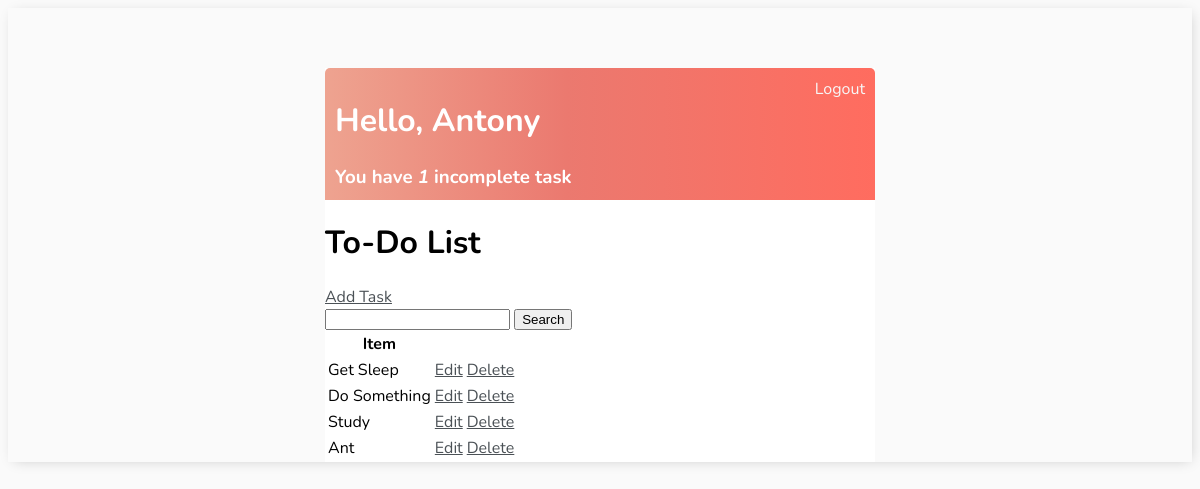
The app's page / (signed in), older data.
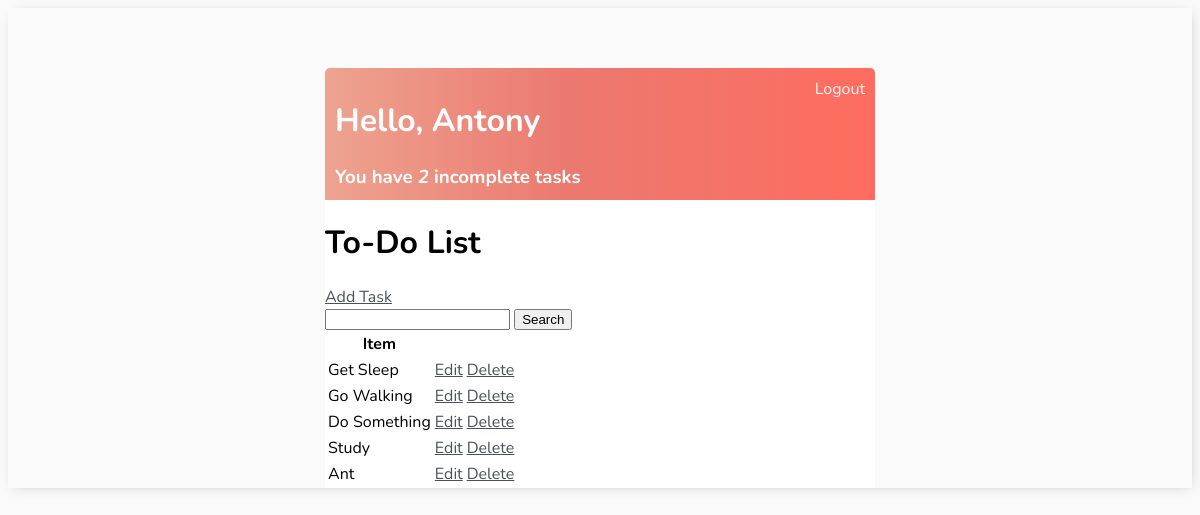
The same page, newer data.
### todo/models.py (models this page shows, shortened)
class Task(models.Model):
    user=models.ForeignKey(User,on_delete=models.CASCADE,null=True,blank=True)
    title=models.CharField(max_length=100)
    description=models.TextField(blank=True,null=True)
    complete=models.BooleanField(default=False)
    created=models.DateTimeField(auto_now_add=True)
    class Meta:
        ordering=['complete']

### todo/views.py (the view)
# urls.py: path('',TaskList.as_view(),name='ToDoList'),
class TaskList(LoginRequiredMixin,ListView):
    model=Task
    context_object_name='task'
    def get_context_data(self, **kwargs):
        context= super().get_context_data( **kwargs)
        context['task']=context['task'].filter(user=self.request.user)   #filters only user's tasks
        context['count']=context['task'].filter(complete=False).count()
        search_input=self.request.GET.get('search-input') or ''
        if search_input:
            context['task']=context['task'].filter(title__startswith=search_input)
        context['search_input']=search_input
        return context

### todo/templates/todo/task_list.html
{% extends 'todo/base.html'%}
{% block content %}
<div class="header-bar">
    <div>
        <h1>Hello, {{request.user|title}}</h1>
        <h3 style="margin: 0;">You have <i>{{count}}</i> incomplete task{{count|pluralize:"s"}}</h3>
    </div>
    {% if request.user.is_authenticated %}
    <a href="{% url 'logout' %}">Logout</a>
    {% else %}
    <a href="">Register</a>
    <a href="{% url 'login' %}">Login</a>
    {% endif %}
</div>
<h1>To-Do List</h1>
<a href="{% url 'create-task' %}">Add Task</a>
<form action="" method="GET">
    <input type="text" name="search-input" value="{{search_input}}">
    <input type="submit" value="Search">
</form>
<table>
    <th>Item</th>
    <th></th>
    <th></th>
    {% for obj in task %}
    <tr>
        <td>{{obj.title}}</td>
        <td><a href="{% url 'update-task' obj.id %}">Edit</a></td>
        <td><a href="{% url 'delete-task' obj.id %}">Delete</a></td>
    </tr>
    {% empty %}
    <li>No tasks</li>
    {% endfor %}
</table>
{% endblock content %}

### todo/templates/todo/base.html (shortened to what this page needs)
<!DOCTYPE html>
<html lang="en">
<head>
</head>
<body>
    <div class="container">
        {% block content %}
        {% endblock content%}
    </div>
</body>
</html>

### todo/templates/todo/base.html (style rules this page uses)
body { background-color: #FAFAFA; padding-top: 60px; font-family: 'Nunito',sans-serif; box-shadow: 2px 2px 13px -4px rgba(0,0,0,0.21); -webkit-box-shadow: 2px 2px 13px -4px rgba(0,0,0,0.21) }
h1,h2,h3,h4,h5,h6 { font: 'Raleway',sans-serif; }
a,p { color: #4b5156; }
.header-bar { display: flex; justify-content: space-between; color:#fff; padding: 10px; border-radius: 5px 5px 0 0; background: linear-gradient(90deg,#EEA390 0%,#EB796F 44%,#ff6c5f 100%); }
.header-bar a { color: rgb(247, 247, 247); text-decoration: none; }
.container { width: 550px; margin: auto; background-color: #fff; }

Row changes from the older to the newer data that the page shows:
added Task: title "Go Walking"
Text that changed along with them:
{{ count }}: "1" → "2"
